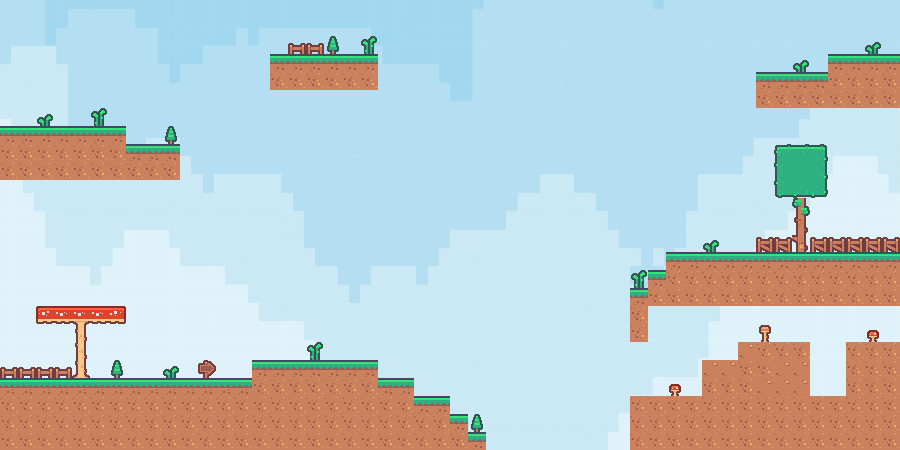

A level layout from a 2D game, rendered from its tile map. Below: a short description, then the map file with tile-grid data replaced by summaries:
An orthogonal 50x25 tile map with 18x18 px tiles, 2 tile layers (background, tiles) and 101 objects (23x block, 19x disappear, 16x coin, 10x death, 8x usual, ...).

<map version="1.10" tiledversion="1.10.1" orientation="orthogonal" renderorder="right-down" width="50" height="25" tilewidth="18" tileheight="18" infinite="0" nextlayerid="4" nextobjectid="262">
 <tileset firstgid="1" name="tileset" tilewidth="18" tileheight="18" tilecount="3500" columns="70">
  <image source="../Resources/tileset.png" width="1260" height="900" />
 </tileset>
 <layer id="1" name="background" width="50" height="25" locked="1">
  <data>[1250 cells, 1250 non-empty, 1250 distinct tile ids]</data>
 </layer>
 <objectgroup id="3" name="objects">
  <object id="39" name="player" gid="961" x="126" y="378" width="18" height="18" />
  <object id="72" name="disappear" gid="557" x="594" y="234" width="18" height="18" />
  <object id="82" name="disappear" gid="557" x="180" y="180" width="18" height="18" />
  <object id="83" name="disappear" gid="557" x="198" y="108" width="18" height="18" />
  <object id="84" name="disappear" gid="557" x="252" y="90" width="18" height="18" />
  <object id="85" name="usual" gid="547" x="486" y="126" width="18" height="18" />
  <object id="86" name="usual" gid="547" x="504" y="126" width="18" height="18" />
  <object id="87" name="usual" gid="547" x="522" y="126" width="18" height="18" />
  <object id="88" name="usual" gid="547" x="540" y="126" width="18" height="18" />
  <object id="91" name="usual" gid="547" x="648" y="72" width="18" height="18" />
  <object id="93" name="box" gid="127" x="522" y="108" width="18" height="18" />
  <object id="107" name="block" x="0" y="378" width="414" height="72" />
  <object id="108" name="block" x="252" y="360" width="126" height="18" />
  <object id="109" name="block" x="0" y="0" width="18" height="450" />
  <object id="110" name="block" x="0" y="126" width="126" height="54" />
  <object id="111" name="block" x="126" y="144" width="54" height="36" />
  <object id="112" name="block" x="270" y="54" width="108" height="36" />
  <object id="113" name="block" x="0" y="0" width="900" height="18" />
  <object id="114" name="block" x="756" y="72" width="144" height="36" />
  <object id="115" name="block" x="828" y="54" width="72" height="18" />
  <object id="116" name="block" x="882" y="0" width="18" height="450" />
  <object id="118" name="block" x="648" y="270" width="18" height="36" />
  <object id="119" name="block" x="630" y="288" width="18" height="54" />
  <object id="120" name="block" x="846" y="342" width="54" height="108" />
  <object id="121" name="block" x="630" y="396" width="216" height="54" />
  <object id="122" name="block" x="702" y="360" width="108" height="36" />
  <object id="123" name="block" x="738" y="342" width="72" height="18" />
  <object id="124" name="block" x="0" y="432" width="486" height="18" />
  <object id="125" name="block" x="0" y="378" width="414" height="54" />
  <object id="126" name="block" x="252" y="360" width="126" height="18" />
  <object id="127" name="block" x="378" y="378" width="36" height="18" />
  <object id="128" name="block" x="414" y="396" width="36" height="18" />
  <object id="142" name="box" gid="131" x="252" y="342" width="18" height="18" />
  <object id="143" name="box" gid="131" x="252" y="360" width="18" height="18" />
  <object id="144" name="box" gid="131" x="648" y="396" width="18" height="18" />
  <object id="145" name="box" gid="131" x="720" y="252" width="18" height="18" />
  <object id="146" name="death" gid="134" x="810" y="396" width="18" height="18" />
  <object id="147" name="death" gid="134" x="828" y="396" width="18" height="18" />
  <object id="148" name="death" gid="134" x="522" y="450" width="18" height="18" />
  <object id="149" name="death" gid="134" x="486" y="450" width="18" height="18" />
  <object id="150" name="death" gid="134" x="504" y="450" width="18" height="18" />
  <object id="151" name="death" gid="134" x="540" y="450" width="18" height="18" />
  <object id="152" name="death" gid="134" x="558" y="450" width="18" height="18" />
  <object id="154" name="death" gid="134" x="594" y="450" width="18" height="18" />
  <object id="155" name="death" gid="134" x="612" y="450" width="18" height="18" />
  <object id="156" name="death" gid="134" x="576" y="450" width="18" height="18" />
  <object id="159" name="fall" gid="198" x="576" y="414" width="18" height="18" />
  <object id="160" name="fall" gid="198" x="612" y="342" width="18" height="18" />
  <object id="161" name="usual" gid="547" x="558" y="360" width="18" height="18" />
  <object id="162" name="usual" gid="547" x="540" y="360" width="18" height="18" />
  <object id="163" name="usual" gid="547" x="486" y="378" width="18" height="18" />
  <object id="187" name="slide" gid="136" x="702" y="108" width="18" height="18" />
  <object id="188" name="slide" gid="136" x="594" y="90" width="18" height="18" />
  <object id="190" name="slide" gid="136" x="432" y="108" width="18" height="18" />
  <object id="191" name="slide" gid="136" x="414" y="108" width="18" height="18" />
  <object id="192" name="coin" gid="552" x="18" y="108" width="18" height="18" />
  <object id="193" name="coin" gid="552" x="234" y="72" width="18" height="18" />
  <object id="194" name="coin" gid="552" x="378" y="198" width="18" height="18" />
  <object id="195" name="coin" gid="552" x="252" y="324" width="18" height="18" />
  <object id="196" name="coin" gid="552" x="864" y="36" width="18" height="18" />
  <object id="197" name="coin" gid="552" x="846" y="36" width="18" height="18" />
  <object id="198" name="coin" gid="552" x="864" y="54" width="18" height="18" />
  <object id="199" name="coin" gid="552" x="846" y="54" width="18" height="18" />
  <object id="200" name="coin" gid="552" x="846" y="234" width="18" height="18" />
  <object id="201" name="coin" gid="552" x="864" y="324" width="18" height="18" />
  <object id="202" name="coin" gid="552" x="648" y="342" width="18" height="18" />
  <object id="203" name="coin" gid="552" x="540" y="342" width="18" height="18" />
  <object id="208" name="skill" gid="412" x="324" y="360" width="18" height="18" />
  <object id="209" name="skill" gid="412" x="702" y="360" width="18" height="18" />
  <object id="210" name="skill" gid="412" x="666" y="252" width="18" height="18" />
  <object id="216" name="block" x="414" y="414" width="54" height="18" />
  <object id="230" name="coin" gid="552" x="522" y="72" width="18" height="18" />
  <object id="232" name="walking" gid="829" x="792" y="342" width="18" height="18" />
  <object id="233" name="walking" gid="829" x="360" y="360" width="18" height="18" />
  <object id="234" name="walking" gid="829" x="108" y="126" width="18" height="18" />
  <object id="235" name="walking" gid="829" x="648" y="54" width="18" height="18" />
  <object id="236" name="walking" gid="829" x="810" y="72" width="18" height="18" />
  <object id="237" name="hiding" gid="891" x="738" y="252" width="18" height="18" />
  <object id="238" name="hiding" gid="891" x="270.125" y="196.25" width="18" height="18" />
  <object id="239" name="hiding" gid="891" x="522" y="90" width="18" height="18" />
  <object id="240" name="disappear" gid="557" x="234" y="216" width="18" height="18" />
  <object id="241" name="disappear" gid="557" x="252" y="216" width="18" height="18" />
  <object id="242" name="disappear" gid="557" x="270" y="216" width="18" height="18" />
  <object id="243" name="disappear" gid="557" x="288" y="216" width="18" height="18" />
  <object id="244" name="disappear" gid="557" x="342" y="234" width="18" height="18" />
  <object id="245" name="disappear" gid="557" x="360" y="234" width="18" height="18" />
  </objectgroup>
 <layer id="2" name="tiles" width="50" height="25">
  <data>[1250 cells, 1250 non-empty, 31 distinct tile ids]</data>
 </layer>
</map>
<!-- 15 of 101 objects omitted -->